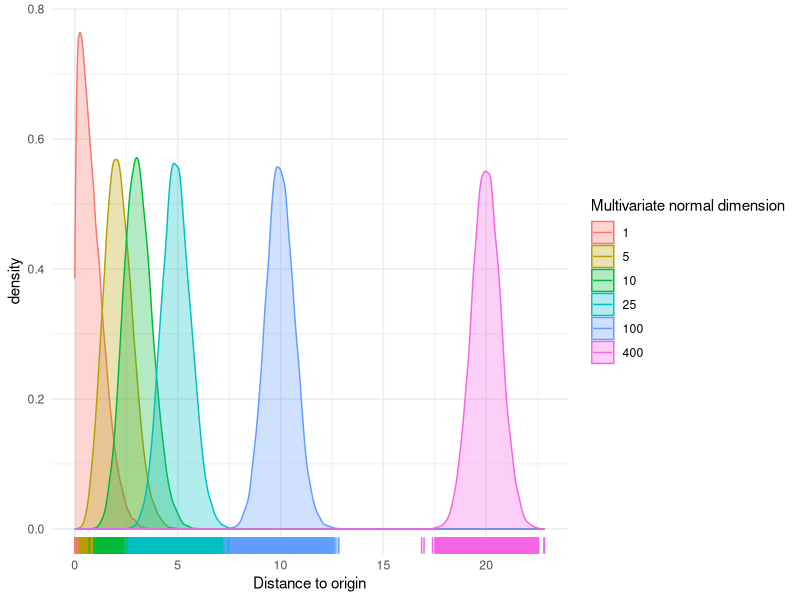

Here is the R script that generated this plot:

library(MASS)
library(purrr)
library(ggplot2)
library(dplyr)

theme_set(theme_minimal())

simulate_norm <- function(dimension, n_samples) { 
  sim_data <- mvrnorm(n = n_samples, rep(0, dimension), diag(dimension))
  
  l2_norm <- sqrt(rowSums(sim_data ** 2))
  
  # quantile(l2_norm, quantile_val)
  data.frame(
    l2_norm = l2_norm,
    dimension = dimension
  )
  
}

dims_sim <- c(1, 5, 10, 25, 100, 400)

norm_simulations <- map_dfr(dims_sim, simulate_norm, n_samples = 20000)


norm_simulations %>% 
  mutate(`Multivariate normal dimension` = as.factor(dimension)) %>% 
  ggplot(aes(x = l2_norm, color = `Multivariate normal dimension`, fill = `Multivariate normal dimension`)) + 
  geom_density(alpha = 0.3) + 
  geom_rug() +
  xlab("Distance to origin")
  
